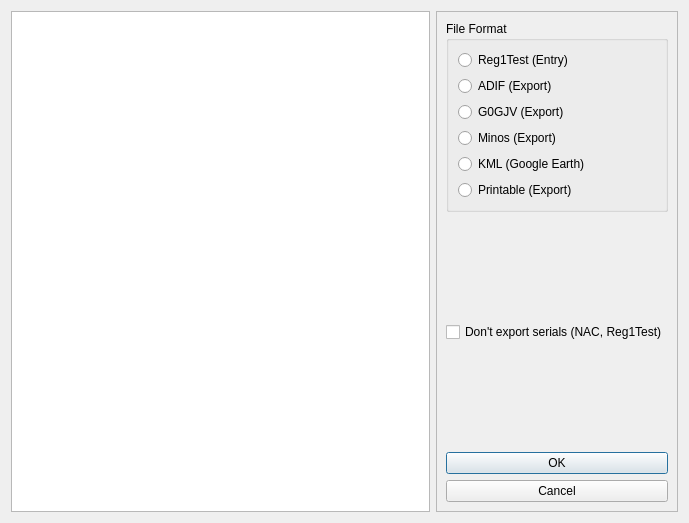
<?xml version="1.0" encoding="UTF-8"?>
<ui version="4.0">
 <class>TEntryOptionsForm</class>
 <widget class="QDialog" name="TEntryOptionsForm">
  <property name="geometry">
   <rect>
    <x>0</x>
    <y>0</y>
    <width>689</width>
    <height>523</height>
   </rect>
  </property>
  <property name="sizePolicy">
   <sizepolicy hsizetype="Preferred" vsizetype="Preferred">
    <horstretch>6</horstretch>
    <verstretch>0</verstretch>
   </sizepolicy>
  </property>
  <property name="windowTitle">
   <string>Entry/Export Options</string>
  </property>
  <layout class="QHBoxLayout" name="horizontalLayout">
   <item>
    <widget class="QTableWidget" name="OptionsScrollBox">
     <property name="horizontalScrollBarPolicy">
      <enum>Qt::ScrollBarAsNeeded</enum>
     </property>
     <property name="textElideMode">
      <enum>Qt::ElideNone</enum>
     </property>
     <property name="verticalScrollMode">
      <enum>QAbstractItemView::ScrollPerItem</enum>
     </property>
     <property name="horizontalScrollMode">
      <enum>QAbstractItemView::ScrollPerPixel</enum>
     </property>
     <property name="cornerButtonEnabled">
      <bool>false</bool>
     </property>
     <property name="columnCount">
      <number>1</number>
     </property>
     <attribute name="horizontalHeaderVisible">
      <bool>false</bool>
     </attribute>
     <attribute name="horizontalHeaderStretchLastSection">
      <bool>true</bool>
     </attribute>
     <column/>
    </widget>
   </item>
   <item>
    <widget class="QFrame" name="frame">
     <property name="frameShape">
      <enum>QFrame::StyledPanel</enum>
     </property>
     <property name="frameShadow">
      <enum>QFrame::Raised</enum>
     </property>
     <layout class="QVBoxLayout" name="verticalLayout_2">
      <item>
       <widget class="QGroupBox" name="EntryGroupBox">
        <property name="title">
         <string>File Format</string>
        </property>
        <layout class="QVBoxLayout" name="verticalLayout">
         <item>
          <widget class="QRadioButton" name="enrb0">
           <property name="text">
            <string>Reg1Test (Entry)</string>
           </property>
           <attribute name="buttonGroup">
            <string notr="true">EntryGroup</string>
           </attribute>
          </widget>
         </item>
         <item>
          <widget class="QRadioButton" name="enrb1">
           <property name="text">
            <string>ADIF (Export)</string>
           </property>
           <attribute name="buttonGroup">
            <string notr="true">EntryGroup</string>
           </attribute>
          </widget>
         </item>
         <item>
          <widget class="QRadioButton" name="enrb2">
           <property name="text">
            <string>G0GJV (Export)</string>
           </property>
           <attribute name="buttonGroup">
            <string notr="true">EntryGroup</string>
           </attribute>
          </widget>
         </item>
         <item>
          <widget class="QRadioButton" name="enrb3">
           <property name="text">
            <string>Minos (Export)</string>
           </property>
           <attribute name="buttonGroup">
            <string notr="true">EntryGroup</string>
           </attribute>
          </widget>
         </item>
         <item>
          <widget class="QRadioButton" name="enrb4">
           <property name="text">
            <string>KML (Google Earth)</string>
           </property>
           <attribute name="buttonGroup">
            <string notr="true">EntryGroup</string>
           </attribute>
          </widget>
         </item>
         <item>
          <widget class="QRadioButton" name="enrb5">
           <property name="text">
            <string>Printable (Export)</string>
           </property>
           <attribute name="buttonGroup">
            <string notr="true">EntryGroup</string>
           </attribute>
          </widget>
         </item>
        </layout>
       </widget>
      </item>
      <item>
       <spacer name="verticalSpacer_2">
        <property name="orientation">
         <enum>Qt::Vertical</enum>
        </property>
        <property name="sizeHint" stdset="0">
         <size>
          <width>20</width>
          <height>20</height>
         </size>
        </property>
       </spacer>
      </item>
      <item>
       <widget class="QCheckBox" name="NACSerials">
        <property name="text">
         <string>Don't export serials (NAC, Reg1Test)</string>
        </property>
       </widget>
      </item>
      <item>
       <spacer name="verticalSpacer">
        <property name="orientation">
         <enum>Qt::Vertical</enum>
        </property>
        <property name="sizeHint" stdset="0">
         <size>
          <width>20</width>
          <height>20</height>
         </size>
        </property>
       </spacer>
      </item>
      <item>
       <widget class="QPushButton" name="CloseButton">
        <property name="text">
         <string>OK</string>
        </property>
       </widget>
      </item>
      <item>
       <widget class="QPushButton" name="CancelButton">
        <property name="text">
         <string>Cancel</string>
        </property>
       </widget>
      </item>
     </layout>
    </widget>
   </item>
  </layout>
 </widget>
 <resources/>
 <connections/>
 <buttongroups>
  <buttongroup name="EntryGroup"/>
 </buttongroups>
</ui>
